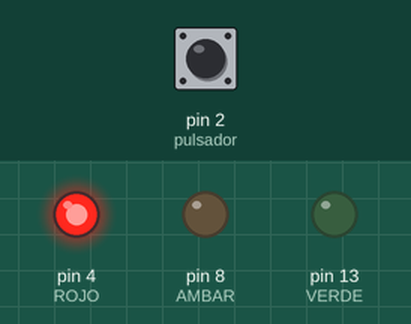
A sketch run on a simulated Arduino Uno, built with avr-gcc and run on an emulated ATmega328P. Parts: output pins drawn as LEDs (lit = HIGH). The inputs (shaded band) are chosen by the test bench; at power-on: pin 2 (pulsador) HIGH.

Above: at 2.1 s.
At 6.8 s:
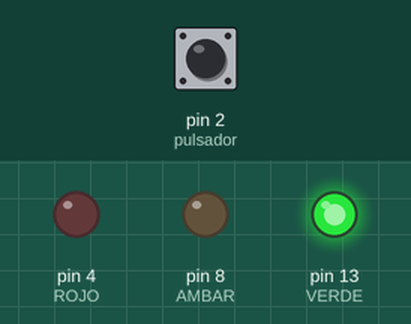
6.9 s: pin 2 (pulsador) pulled LOW for 3 s
At 14.3 s:
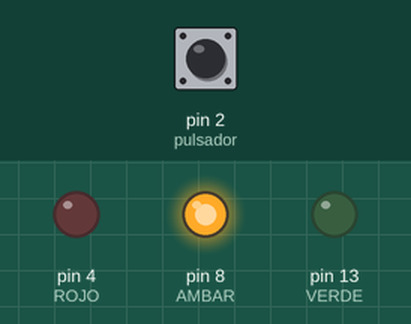
Timing chart, 0 to 17.4 s (numbered marks = the images above; inputs shaded):
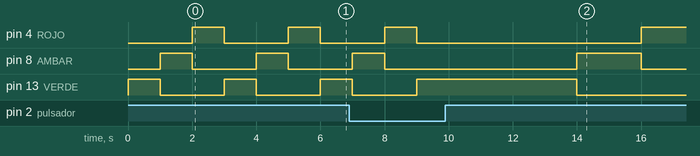

The sketch:

semaforo_pulsador.ino
```cpp
int VERDE = 13;
int ROJO = 4;
int AMBAR = 8;
int pulsador = 2;
void setup()
{
  pinMode(VERDE, OUTPUT); // Configuro pin como salida
  pinMode(ROJO, OUTPUT);
  pinMode(AMBAR, OUTPUT);
  pinMode(pulsador, INPUT);
}

void loop()
{
  if (digitalRead(pulsador)==0){
  digitalWrite(VERDE, HIGH);
  delay(5000); // Wait for 5000 millisecond(s)
  digitalWrite(VERDE, LOW);
  digitalWrite(AMBAR, HIGH);
  delay(2000); // Wait for 2000 millisecond(s)
  digitalWrite(AMBAR, LOW);
  digitalWrite(ROJO, HIGH);
  delay(3000); // Wait for 3000 millisecond(s)
  digitalWrite(ROJO, LOW);
}

  else{
  digitalWrite(VERDE, HIGH);
  delay(1000);
  digitalWrite(VERDE, LOW);
  digitalWrite(AMBAR, HIGH);
  delay(1000);
  digitalWrite(AMBAR, LOW);
  digitalWrite(ROJO, HIGH);
  delay(1000);
  digitalWrite(ROJO, LOW);
  }
}
    
```
